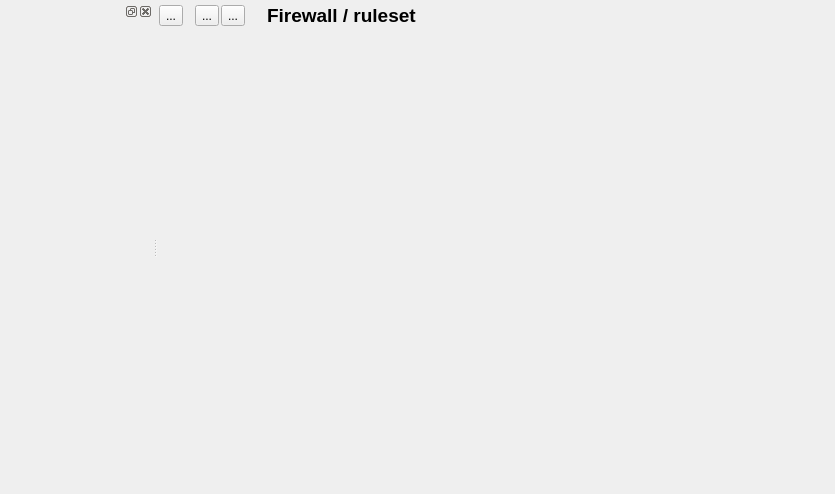
<?xml version="1.0" encoding="UTF-8"?>
<ui version="4.0">
 <class>ProjectPanel_q</class>
 <widget class="QWidget" name="ProjectPanel_q">
  <property name="geometry">
   <rect>
    <x>0</x>
    <y>0</y>
    <width>835</width>
    <height>494</height>
   </rect>
  </property>
  <property name="windowTitle">
   <string>Form</string>
  </property>
  <property name="windowIcon">
   <iconset resource="MainRes.qrc">
    <normaloff>:/Images/fwbuilder3.png</normaloff>:/Images/fwbuilder3.png</iconset>
  </property>
  <layout class="QGridLayout" name="gridLayout_2">
   <property name="margin">
    <number>2</number>
   </property>
   <item row="0" column="0">
    <widget class="QSplitter" name="topSplitter">
     <property name="orientation">
      <enum>Qt::Horizontal</enum>
     </property>
     <widget class="QFrame" name="treeDockWidgetParentFrame">
      <property name="minimumSize">
       <size>
        <width>20</width>
        <height>0</height>
       </size>
      </property>
      <property name="frameShape">
       <enum>QFrame::NoFrame</enum>
      </property>
      <property name="frameShadow">
       <enum>QFrame::Raised</enum>
      </property>
      <layout class="QGridLayout" name="treeDockWidgetParentFrameLayout">
       <property name="margin">
        <number>0</number>
       </property>
       <item row="0" column="0">
        <widget class="QDockWidget" name="treeDockWidget">
         <property name="floating">
          <bool>false</bool>
         </property>
         <property name="allowedAreas">
          <set>Qt::LeftDockWidgetArea</set>
         </property>
         <property name="windowTitle">
          <string/>
         </property>
         <widget class="QWidget" name="dockWidgetContents">
          <layout class="QGridLayout" name="gridLayout_4">
           <property name="margin">
            <number>0</number>
           </property>
           <item row="0" column="0">
            <widget class="ObjectManipulator" name="om" native="true">
             <property name="sizePolicy">
              <sizepolicy hsizetype="Expanding" vsizetype="Expanding">
               <horstretch>0</horstretch>
               <verstretch>0</verstretch>
              </sizepolicy>
             </property>
             <property name="minimumSize">
              <size>
               <width>10</width>
               <height>20</height>
              </size>
             </property>
             <property name="maximumSize">
              <size>
               <width>16777215</width>
               <height>16777215</height>
              </size>
             </property>
            </widget>
           </item>
          </layout>
         </widget>
        </widget>
       </item>
      </layout>
     </widget>
     <widget class="QFrame" name="rulesDockWidgetParentFrame">
      <property name="minimumSize">
       <size>
        <width>20</width>
        <height>0</height>
       </size>
      </property>
      <property name="frameShape">
       <enum>QFrame::NoFrame</enum>
      </property>
      <property name="frameShadow">
       <enum>QFrame::Raised</enum>
      </property>
      <layout class="QGridLayout" name="gridLayout">
       <property name="leftMargin">
        <number>2</number>
       </property>
       <property name="topMargin">
        <number>2</number>
       </property>
       <property name="rightMargin">
        <number>0</number>
       </property>
       <property name="bottomMargin">
        <number>0</number>
       </property>
       <property name="spacing">
        <number>2</number>
       </property>
       <item row="0" column="0">
        <layout class="QHBoxLayout" name="horizontalLayout">
         <item>
          <widget class="QToolButton" name="add_rule">
           <property name="toolTip">
            <string>Insert rule</string>
           </property>
           <property name="statusTip">
            <string>Insert rule</string>
           </property>
           <property name="whatsThis">
            <string>Insert rule</string>
           </property>
           <property name="text">
            <string>...</string>
           </property>
           <property name="icon">
            <iconset resource="MainRes.qrc">
             <normaloff>:/Icons/add.png</normaloff>:/Icons/add.png</iconset>
           </property>
           <property name="iconSize">
            <size>
             <width>25</width>
             <height>25</height>
            </size>
           </property>
           <property name="checkable">
            <bool>false</bool>
           </property>
           <property name="popupMode">
            <enum>QToolButton::DelayedPopup</enum>
           </property>
           <property name="arrowType">
            <enum>Qt::NoArrow</enum>
           </property>
          </widget>
         </item>
         <item>
          <spacer name="horizontalSpacer_2">
           <property name="orientation">
            <enum>Qt::Horizontal</enum>
           </property>
           <property name="sizeType">
            <enum>QSizePolicy::Fixed</enum>
           </property>
           <property name="sizeHint" stdset="0">
            <size>
             <width>10</width>
             <height>20</height>
            </size>
           </property>
          </spacer>
         </item>
         <item>
          <widget class="QToolButton" name="compile_this_fw">
           <property name="toolTip">
            <string>Compile this firewall</string>
           </property>
           <property name="statusTip">
            <string>Compile this firewall</string>
           </property>
           <property name="whatsThis">
            <string>Compile this firewall</string>
           </property>
           <property name="text">
            <string>...</string>
           </property>
           <property name="icon">
            <iconset resource="MainRes.qrc">
             <normaloff>:/Icons/Compile</normaloff>:/Icons/Compile</iconset>
           </property>
           <property name="iconSize">
            <size>
             <width>25</width>
             <height>25</height>
            </size>
           </property>
           <property name="checkable">
            <bool>false</bool>
           </property>
           <property name="popupMode">
            <enum>QToolButton::DelayedPopup</enum>
           </property>
           <property name="arrowType">
            <enum>Qt::NoArrow</enum>
           </property>
          </widget>
         </item>
         <item>
          <widget class="QToolButton" name="install_this_fw">
           <property name="toolTip">
            <string>Compile and install this firewall</string>
           </property>
           <property name="statusTip">
            <string>Compile and install this firewall</string>
           </property>
           <property name="whatsThis">
            <string>Compile and install this firewall</string>
           </property>
           <property name="text">
            <string>...</string>
           </property>
           <property name="icon">
            <iconset resource="MainRes.qrc">
             <normaloff>:/Icons/Install</normaloff>:/Icons/Install</iconset>
           </property>
           <property name="iconSize">
            <size>
             <width>25</width>
             <height>25</height>
            </size>
           </property>
          </widget>
         </item>
         <item>
          <spacer name="horizontalSpacer">
           <property name="orientation">
            <enum>Qt::Horizontal</enum>
           </property>
           <property name="sizeType">
            <enum>QSizePolicy::Fixed</enum>
           </property>
           <property name="sizeHint" stdset="0">
            <size>
             <width>20</width>
             <height>20</height>
            </size>
           </property>
          </spacer>
         </item>
         <item>
          <widget class="QLabel" name="rulesetname">
           <property name="font">
            <font>
             <pointsize>14</pointsize>
             <weight>75</weight>
             <bold>true</bold>
            </font>
           </property>
           <property name="text">
            <string>Firewall / ruleset</string>
           </property>
           <property name="alignment">
            <set>Qt::AlignLeading|Qt::AlignLeft|Qt::AlignVCenter</set>
           </property>
          </widget>
         </item>
        </layout>
       </item>
       <item row="1" column="0">
        <widget class="QStackedWidget" name="ruleSets">
         <property name="currentIndex">
          <number>0</number>
         </property>
         <widget class="WorkflowIcons" name="icons"/>
        </widget>
       </item>
      </layout>
     </widget>
    </widget>
   </item>
  </layout>
 </widget>
 <customwidgets>
  <customwidget>
   <class>ObjectManipulator</class>
   <extends>QWidget</extends>
   <header>ObjectManipulator.h</header>
   <container>1</container>
  </customwidget>
  <customwidget>
   <class>WorkflowIcons</class>
   <extends>QWidget</extends>
   <header>WorkflowIcons.h</header>
   <container>1</container>
  </customwidget>
 </customwidgets>
 <resources>
  <include location="MainRes.qrc"/>
 </resources>
 <connections>
  <connection>
   <sender>compile_this_fw</sender>
   <signal>clicked()</signal>
   <receiver>ProjectPanel_q</receiver>
   <slot>compileThis()</slot>
   <hints>
    <hint type="sourcelabel">
     <x>344</x>
     <y>30</y>
    </hint>
    <hint type="destinationlabel">
     <x>417</x>
     <y>246</y>
    </hint>
   </hints>
  </connection>
  <connection>
   <sender>install_this_fw</sender>
   <signal>clicked()</signal>
   <receiver>ProjectPanel_q</receiver>
   <slot>installThis()</slot>
   <hints>
    <hint type="sourcelabel">
     <x>391</x>
     <y>30</y>
    </hint>
    <hint type="destinationlabel">
     <x>417</x>
     <y>246</y>
    </hint>
   </hints>
  </connection>
  <connection>
   <sender>add_rule</sender>
   <signal>clicked()</signal>
   <receiver>ProjectPanel_q</receiver>
   <slot>addRule()</slot>
   <hints>
    <hint type="sourcelabel">
     <x>230</x>
     <y>22</y>
    </hint>
    <hint type="destinationlabel">
     <x>417</x>
     <y>246</y>
    </hint>
   </hints>
  </connection>
 </connections>
 <slots>
  <slot>compileThis()</slot>
  <slot>installThis()</slot>
  <slot>addRule()</slot>
 </slots>
</ui>
